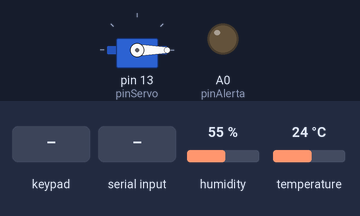
The sketch below on a simulated Arduino Uno, built with avr-gcc and run on an emulated ATmega328P. Shown: servo, output pins drawn as LEDs (lit = HIGH). Inputs (shaded band) come from the test bench; at power-on: humidity 55 %, temperature 24 °C. What the sketch prints to the serial monitor is not drawn.

Above: at 1.2 s.
1.3 s: keypad keys 1 2 3 4 # pressed 0.4 s apart
At 3.4 s:
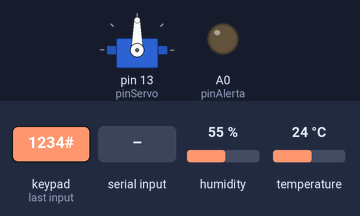
8.4 s: "U\n" received over the second serial link
At 11.2 s:
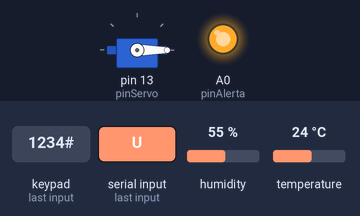
11.5 s: "A90\n" received over the second serial link
At 12.2 s:
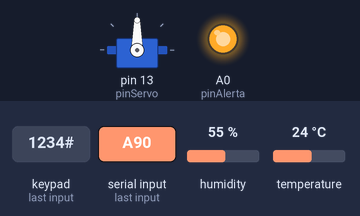
20.0 s: "U90\n" received over the second serial link
At 21.1 s:
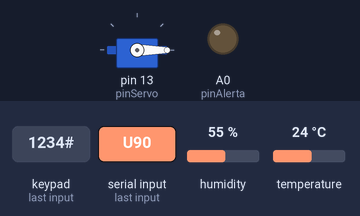
Timing chart, 0 to 22.5 s (numbered marks = the images above; inputs shaded):
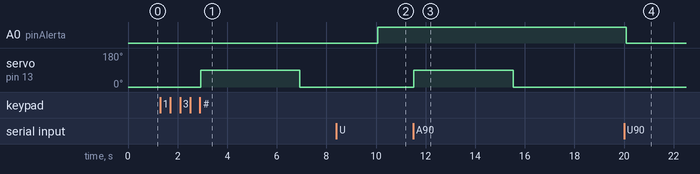

The sketch:

Sistema_Acceso_Termico.ino
```cpp
#include <Keypad.h>
#include <Servo.h>
#include <SoftwareSerial.h>
#include <DHT.h>

// ==========================================
// PINES Y COMPONENTES
// ==========================================
const int pinServo  = 13;
const int pinDHT    = 2;
const int pinAlerta = A0;

#define DHTTYPE DHT22
DHT dht(pinDHT, DHTTYPE);
SoftwareSerial BT(10, 9);
Servo cerradura;

// ==========================================
// TECLADO MATRICIAL
// ==========================================
const byte FILAS = 4;
const byte COLUMNAS = 4;
char teclas[FILAS][COLUMNAS] = {
  {'1','2','3','A'},
  {'4','5','6','B'},
  {'7','8','9','C'},
  {'*','0','#','D'}
};
byte pinesFilas[FILAS] = {3, 4, 5, 6};
byte pinesColumnas[COLUMNAS] = {7, 8, 11, 12};
Keypad teclado = Keypad(makeKeymap(teclas), pinesFilas, pinesColumnas, FILAS, COLUMNAS);

// ==========================================
// VARIABLES DE CONTROL DINÁMICO
// ==========================================
String claveCorrecta = "1234";
float umbralTemp = 50.0;
bool sistemaBloqueado = false;
String claveIngresada = "";
unsigned long temporizador = 0;

void setup() {
  Serial.begin(9600);
  BT.begin(9600);

  dht.begin();
  pinMode(pinAlerta, OUTPUT);
  digitalWrite(pinAlerta, LOW);

  cerradura.attach(pinServo);
  cerradura.write(0);

  Serial.println("--- Sistema Fisico Iniciado ---");
  Serial.println("Modo Avanzado: Control Bidireccional Activo\n");
}

void loop() {
  // ------------------------------------------------
  // 1. ESCUCHAR COMANDOS DESDE LA APP MÓVIL
  // ------------------------------------------------
  if (BT.available()) {
    String comando = BT.readStringUntil('\n');
    comando.trim();

    if(comando.length() > 0) {
      char tipoComando = comando.charAt(0);

      if (tipoComando == 'A') {
        Serial.println("\n[ APP ] Apertura remota activada!");
        BT.println("CONFIRMADO: PUERTA ABIERTA");
        cerradura.write(90);
        delay(4000);
        cerradura.write(0);
        BT.println("CONFIRMADO: PUERTA CERRADA");
        Serial.println("Puerta cerrada automaticamente.\n");

      } else if (tipoComando == 'B') {
        sistemaBloqueado = true;
        Serial.println("\n[ APP ] SISTEMA EN LOCKDOWN!");
        BT.println("CONFIRMADO: MODO LOCKDOWN ACTIVO");

      } else if (tipoComando == 'D') {
        sistemaBloqueado = false;
        Serial.println("\n[ APP ] Lockdown desactivado.");
        BT.println("CONFIRMADO: SISTEMA DESBLOQUEADO");

      } else if (tipoComando == 'U') {
        String valorStr = comando.substring(1);
        umbralTemp = valorStr.toFloat();
        Serial.print("\n[ APP ] Nuevo umbral de alerta: "); Serial.println(umbralTemp);
        BT.print("CONFIRMADO: UMBRAL A "); BT.print(umbralTemp); BT.println(" C");

      } else if (tipoComando == 'C') {
        claveCorrecta = comando.substring(1);
        Serial.print("\n[ APP ] Clave cambiada a: "); Serial.println(claveCorrecta);
        BT.println("CONFIRMADO: PIN ACTUALIZADO");
      }
    }
  }

  // ------------------------------------------------
  // 2. MONITOREO AMBIENTAL FÍSICO
  // ------------------------------------------------
  if(millis() - temporizador > 10000) {
    if(claveIngresada == "") {
      float temperatura = dht.readTemperature();
      float humedad = dht.readHumidity();

      if (!isnan(temperatura) && !isnan(humedad)) {
        BT.print("DATA,");
        BT.print(temperatura);
        BT.print(",");
        BT.println(humedad);

        if (temperatura > umbralTemp) {
          Serial.println(">>> ALERTA: SOBRECALENTAMIENTO <<<");
          BT.println("!!! ALERTA CRITICA: UMBRAL SUPERADO !!!");
          digitalWrite(pinAlerta, HIGH);
        } else {
          digitalWrite(pinAlerta, LOW);
        }
      }
    }
    temporizador = millis();
  }

  // ------------------------------------------------
  // 3. CONTROL DE ACCESO LOCAL
  // ------------------------------------------------
  char tecla = teclado.getKey();

  if (tecla) {
    if (sistemaBloqueado) {
      Serial.println("\nTeclado inhabilitado por Lockdown.");
      BT.println("ALERTA: Intento de uso de teclado durante Lockdown");
      return;
    }

    if (tecla == '#') {
      if (claveIngresada == claveCorrecta) {
        Serial.println("\n[ LOCAL ] Abriendo puerta...");
        BT.println("CONFIRMADO: PUERTA ABIERTA");
        cerradura.write(90);
        delay(4000);
        cerradura.write(0);
        BT.println("CONFIRMADO: PUERTA CERRADA");
      } else {
        Serial.println("\n[ ERROR ] Clave Incorrecta.\n");
        BT.println("ALERTA: INTENTO FALLIDO");
      }
      claveIngresada = "";

    } else if (tecla == '*') {
      claveIngresada = "";
      Serial.println("\nIngreso borrado.\n");
    } else {
      claveIngresada += tecla;
      Serial.print("*");
    }
  }
}
```

Measured:
- after the input at 1.3 s, servo on pin 13 (pinServo): 0° → 90° after 1.6 s, → 0° 4.0 s later
- after the input at 8.4 s, A0 (pinAlerta): LOW → HIGH after 1.7 s
- after the input at 11.5 s, servo on pin 13 (pinServo): 0° → 90° at once, → 0° 4.0 s later
- after the input at 20.0 s, A0 (pinAlerta): HIGH → LOW after 0.09 s
